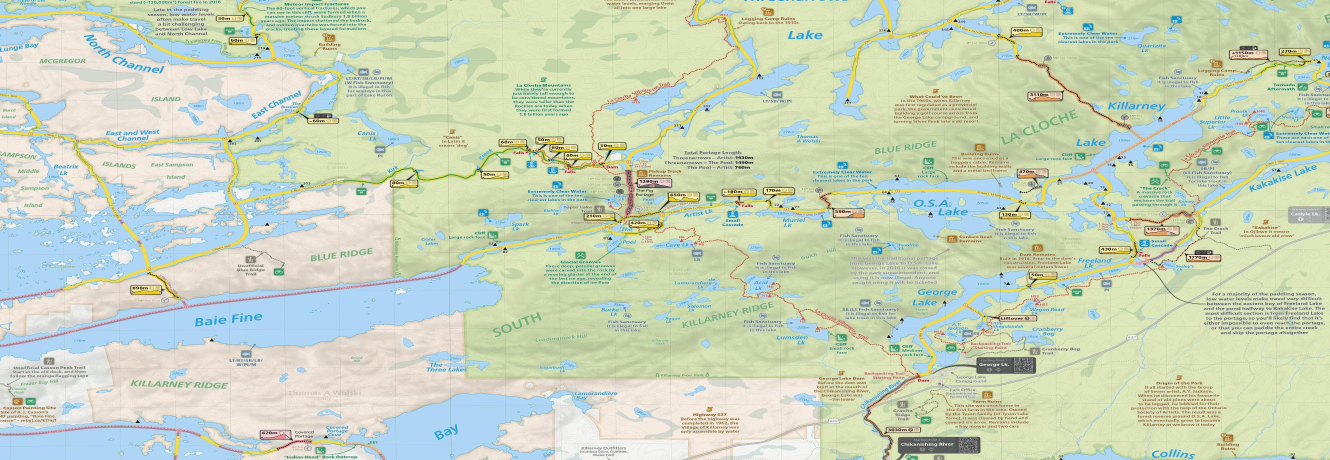
#> input picture jeffs_osm_overlay_raster.jpg, 3990 x 1380 px (shown at 1/3 size)
$ python -i jeffs_extractor.py   (imports and definitions only)
#> lines starting #> are read from the running program, lines starting #| are printed output that depends on the picture; after the words box and inside, x2 and y2 are one past the last pixel; in counts of white or black regions, pixels touching at a corner belong together
#> further down, picture is the input picture: shape (1380, 3990, 3); mean B, G, R 189.7, 213.6, 201.9
"""
Extract lake polygons and numbered campsites from Jeff's Maps KMZ.

Augments osm_killarney_cache.json with vector data derived from the
purchased Jeff's Killarney Paddling Map (Google Earth super-overlay
format). One-shot extraction; output JSON is committed.

Usage:
  python3 jeffs_extractor.py path/to/jeffs.kmz \\
    --bbox 45.92,-81.60,46.12,-81.25 \\
    --out jeffs_killarney_cache.json
"""
import argparse
import sys
import tempfile
import xml.etree.ElementTree as ET
import zipfile
from dataclasses import dataclass
from pathlib import Path
from typing import Iterable, Optional


KML_NS = {"k": "http://www.opengis.net/kml/2.2"}


@dataclass
class Tile:
    """One georeferenced raster tile from the KMZ pyramid."""
    image_path: Path
    north: float
    south: float
    east: float
    west: float


def _bboxes_intersect(a, b) -> bool:
    """Return True if two (south, west, north, east) bboxes overlap."""
    return not (a[2] < b[0] or a[0] > b[2] or a[3] < b[1] or a[1] > b[3])


# [69 lines left out: functions _parse_tile_kml, walk_kmz, tile_pixel_to_gps, not called in this run]


import cv2
import numpy as np
from PIL import Image as _PIL_Image


# [140 lines left out: functions build_mosaic, _mosaic_pixel_to_gps, extract_lakes_from_mosaic, not called in this run]


import math


# [9 lines left out: function _haversine_km, not called in this run]


_NAME_MATCH_TOLERANCE_KM = 0.5
_OVERRIDE_MATCH_TOLERANCE_KM = 0.5


# [81 lines left out: functions assign_lake_names, detect_icons_in_image, not called in this run]


import pytesseract


_OCR_MIN_CONFIDENCE = 60


def ocr_icon_number(image_crop: np.ndarray) -> Optional[str]:
    """Run Tesseract on a small image crop, return the digit string or None.

    Pre-processes (grayscale + blur + Otsu binarize) before invoking
    pytesseract.image_to_data with PSM=7 and a digit whitelist. Filters
    individual character results below MIN_CONFIDENCE.
    """
    gray = cv2.cvtColor(image_crop, cv2.COLOR_BGR2GRAY)
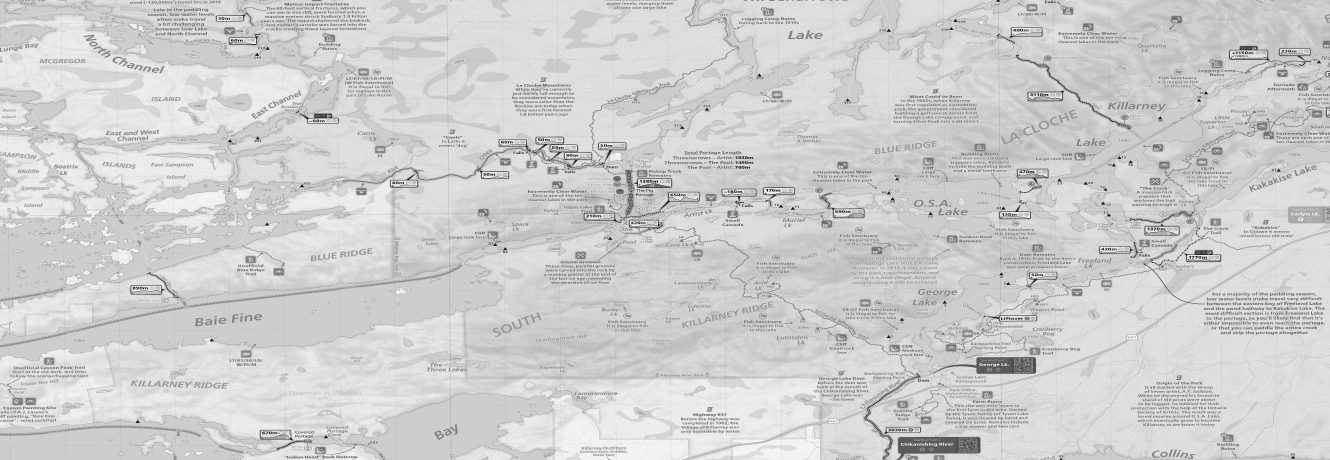
#> gray: shape (1380, 3990) (shown at 1/3 size); min 1, max 255, mean 207.3
    gray = cv2.GaussianBlur(gray, (3, 3), 0)
    _, binary = cv2.threshold(gray, 0, 255, cv2.THRESH_BINARY + cv2.THRESH_OTSU)
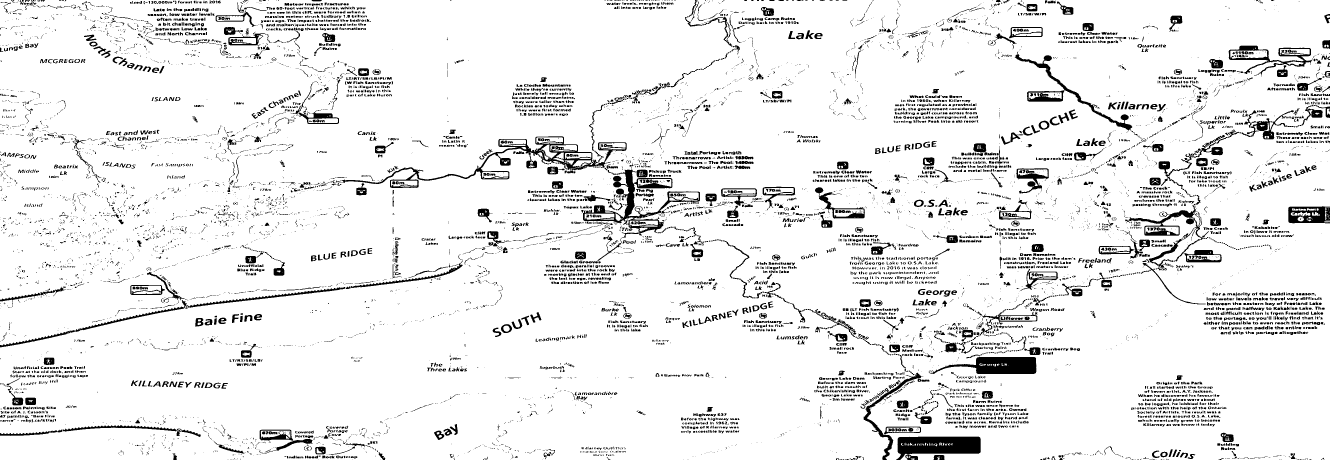
#> binary: shape (1380, 3990) (shown at 1/3 size); 92.1% white; 10599 black regions (5774 under 20 px), largest, box (x1, y1, x2, y2) and area: (1007, 409, 1880, 564) 14173, (2688, 1310, 2942, 1380) 12349, (1749, 488, 2100, 783) 11086

    config = "--psm 7 -c tessedit_char_whitelist=0123456789"
#> (the run stopped early here; a loop or call above may not have finished)
